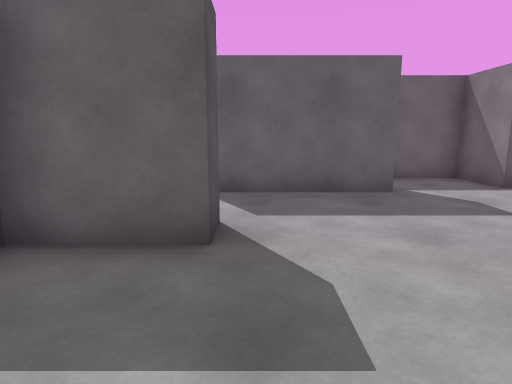
view 1 (above)

18 first-person views from a walk through a Unity game level. The camera is 1.2 m above the floor, tilts 10° down and sees 75° across. The floor is counted in squares, 1 m on a side. Each view is taken from the middle of a square. On the plan, view 1 faces up. The plan holds only what a view shows up to about 14 squares ahead; the rest is blank. The player character is not drawn.

view 2
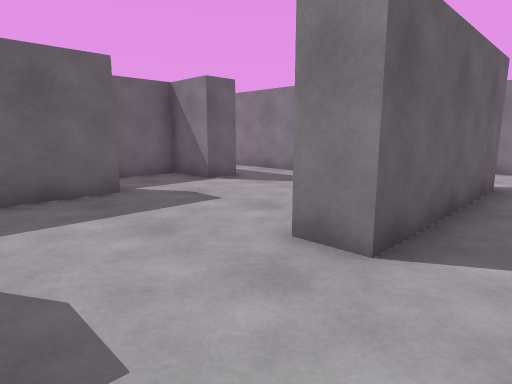

view 3
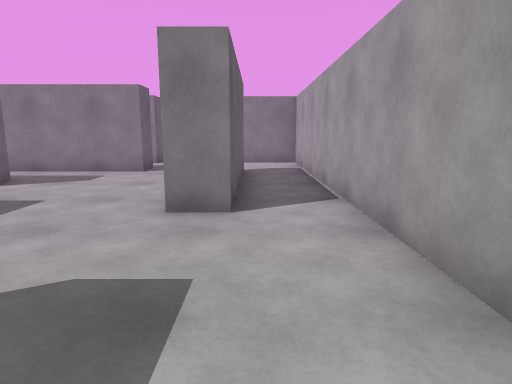

view 4
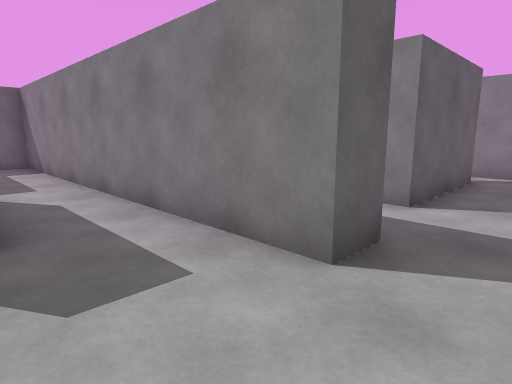

view 5
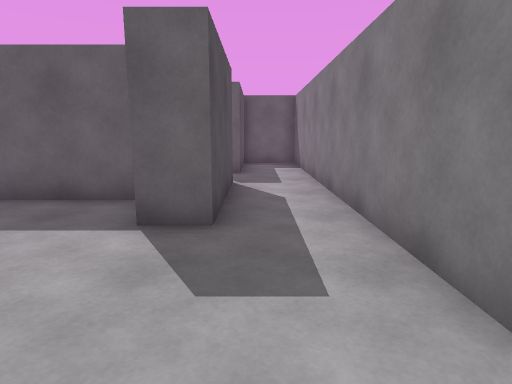

view 6
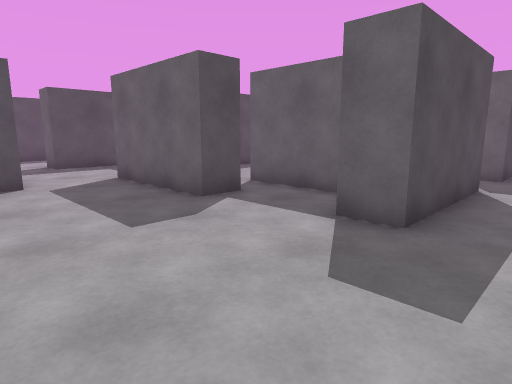

view 7
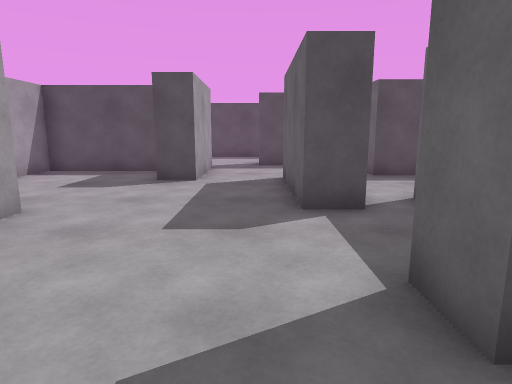

view 8
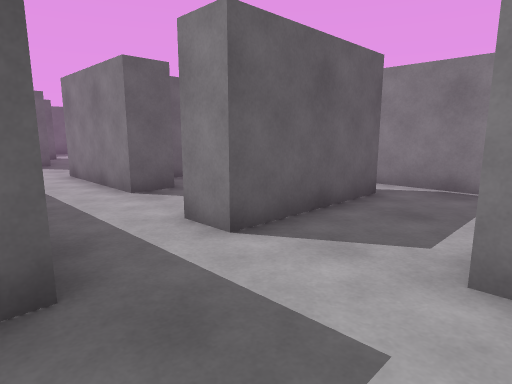

view 9
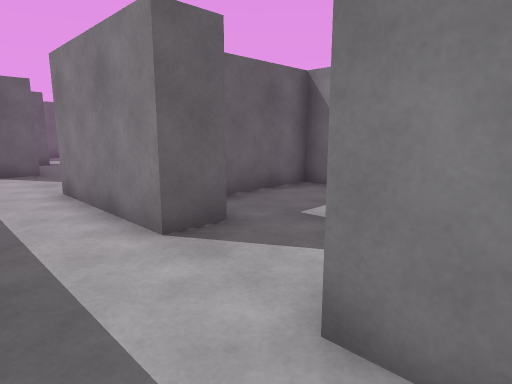

view 10
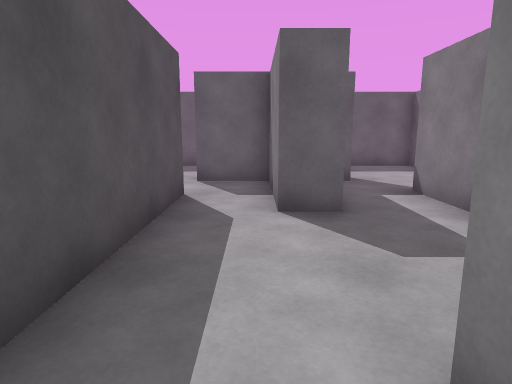

view 11
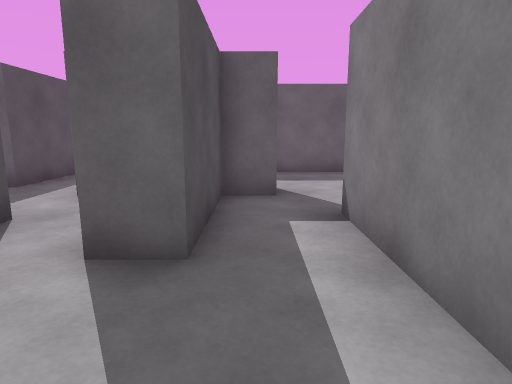

view 12
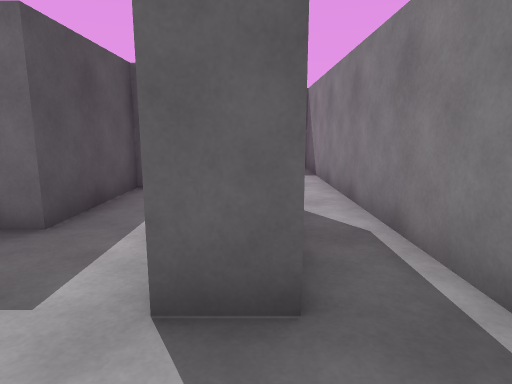

view 13
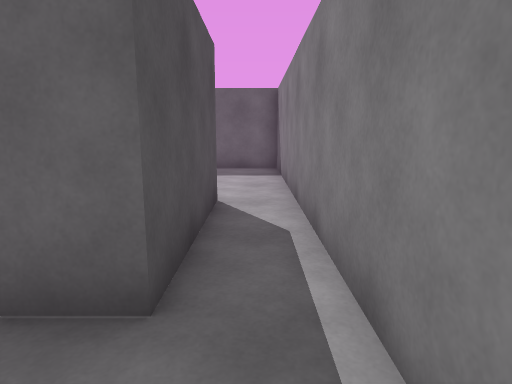

view 14
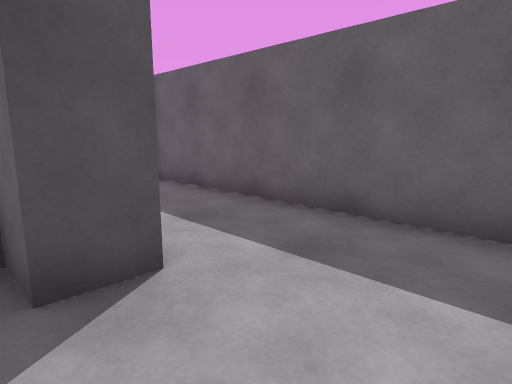

view 15
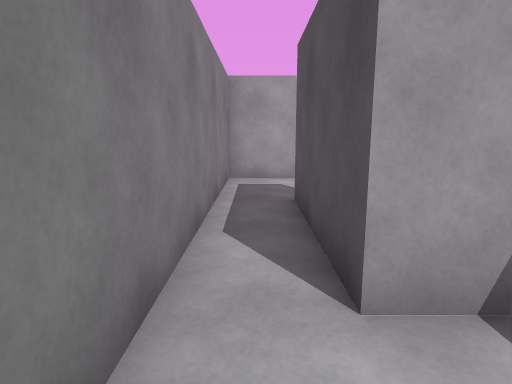

view 16
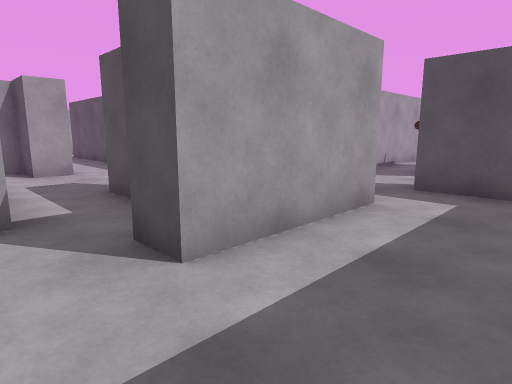

view 17
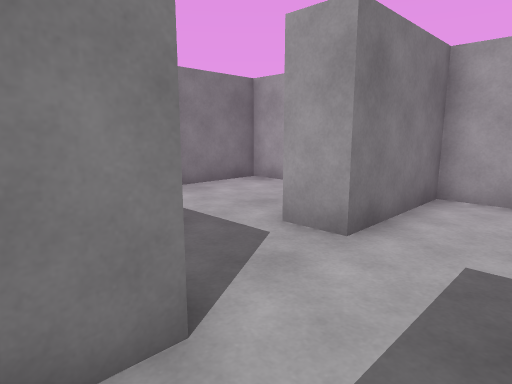

view 18
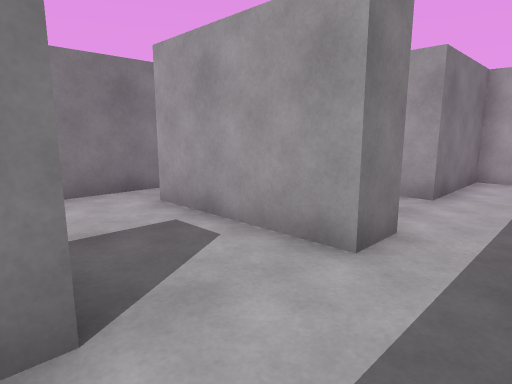

### Floor plan
Ten units are one square. View 1 is at (0, 0); x grows to the right and y downward. Boxes are objects, and circles mark ways between rooms. Rooms are numbered by the first view taken in them; rooms with no view inside come last. Other rooms are left out.
<svg viewBox="-33 -240 205 251">
<path fill="none" stroke="#000" d="M28 -78 28 -67 -11 -67M96 -46 86 -46 86 -166 65 -166M86 -14 30 -14 30 -24 35 -24M-5 -45 -5 -35 -28 -35M64 -112 64 -73 54 -73 54 -90 18 -90M116 -50 116 -60M-27 -29 -27 6 119 6 119 -26M64 -158 64 -131 60 -131M96 -89 96 -82M130 -85 119 -85 119 -124 129 -124M143 -145 143 -179M116 -60 155 -60M153 -140 142 -140M167 -92 167 -100 138 -100M96 -176 96 -128M134 -194 123 -194 123 -161 113 -161 113 -175M149 -110 167 -110 167 -185M129 -124 129 -110M153 -179 153 -140M94 -204 134 -204 134 -194M143 -179 153 -179M167 -185 167 -235 78 -235M76 -229 76 -204"/>
<circle cx="105" cy="-55" r="3" fill="#2a7"/>
<circle cx="145" cy="-130" r="3" fill="#2a7"/>
<circle cx="130" cy="-190" r="3" fill="#2a7"/>
<circle cx="160" cy="-180" r="3" fill="#2a7"/>
<text x="50" y="-50">1</text>
<text x="110" y="-110">2</text>
<text x="160" y="-140">3</text>
<text x="130" y="-220">4</text>
</svg>
Room 1 opens to room 2. Room 2 opens to room 3. Room 2 opens to room 4. Room 3 opens to room 4.

Where each view was taken, in squares from view 1:
view 1: 0 up, 0 right, facing up
view 2: 0 up, 0 right, facing up-right
view 3: 1 up, 2 left, facing right
view 4: 3 up, 6 right, facing up-right
view 5: 3 up, 7 right, facing up
view 6: 3 up, 8 right, facing up-left
view 7: 6 up, 8 right, facing left
view 8: 2 up, 9 right, facing up-right
view 9: 5 up, 10 right, facing up-right
view 10: 11 up, 11 right, facing up
view 11: 13 up, 13 right, facing up
view 12: 12 up, 15 right, facing up
view 13: 12 up, 16 right, facing up
view 14: 19 up, 16 right, facing up-left
view 15: 20 up, 16 right, facing down
view 16: 23 up, 15 right, facing down-left
view 17: 6 up, 10 right, facing down-right
view 18: 9 up, 10 right, facing down-right
